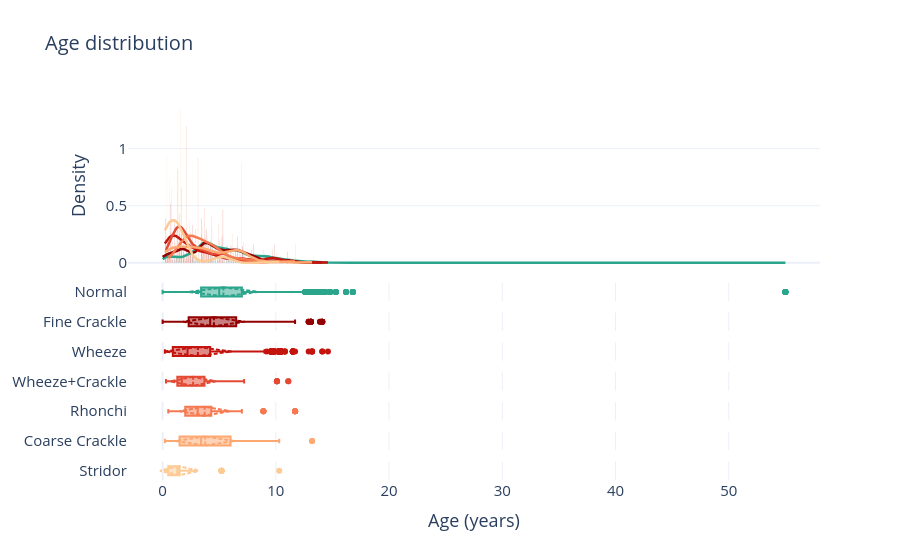

The code cell stored with this chart in its notebook:
### Markdown cell above
#### 3.3.2. Age by class

### Code cell
# --- 3. Crear figura: 2 filas, eje X compartido ---
fig = make_subplots(
    rows=8, cols=1,
    shared_xaxes=True,
    row_heights=[0.93, 0.1, 0.1, 0.1, 0.1, 0.1, 0.1, 0.1],   # histograma más grande, boxplot como "resumen" fino
    vertical_spacing=0.03,
)


# --- 1. Datos ---
labels = ["Normal", "Fine Crackle", "Wheeze", "Wheeze+Crackle", "Rhonchi", "Coarse Crackle", "Stridor"]

for i, label in enumerate(labels, start=2):

    df_i = df[df["label"] == label]
    ages = df_i["age"].dropna()

    # --- 2. Estimar KDE ---
    kde = gaussian_kde(ages)
    x_kde = np.linspace(ages.min(), ages.max(), 300)
    y_kde = kde(x_kde)

    # --- Histograma (normalizado a densidad para que la escala coincida con la KDE) ---
    fig.add_trace(
        go.Histogram(
            x=ages,
            histnorm="probability density",
            name="Duration",
            marker_color=color_map[label],
            opacity=0.4,
            showlegend=False,
        ),
        row=1, col=1
    )

    # --- KDE ---
    fig.add_trace(
        go.Scatter(
            x=x_kde,
            y=y_kde,
            mode="lines",
            name="KDE",
            line=dict(color=color_map[label], width=2.5),
            showlegend=False,
        ),
        row=1, col=1
    )

    # --- Boxplot horizontal ---
    fig.add_trace(
        go.Box(
            x=ages,
            name=label,
            marker_color=color_map[label],
            line_color=color_map[label],
            boxpoints="outliers",   # muestra outliers como puntos
            showlegend=False,
            boxmean="sd"
        ),
        row=i, col=1
    )

# --- 4. Layout ---
fig.update_layout(
    template="plotly_white",
    title_text="Age distribution",
    font=dict(size=15),
    title_font=dict(size=20),
    bargap=0.02,
)
fig.update_yaxes(title_text="Density", row=1, col=1)
fig.update_xaxes(title_text="Age (years)", row=8, col=1)

fig.show()
fig.write_image("assets/age_distribution_class.png", scale=5)

### Figure 1 — Plotly figure (JSON) as saved in the notebook; plotly's stock layout.template omitted (floating-point values rounded to 4 significant figures; data arrays with more than 128 entries replaced by an {"elided": "..."} marker saying what was removed)
{"data": [{"histnorm": "probability density", "marker": {"color": "#2CA58D"}, "name": "Duration", "opacity": 0.4, "showlegend": false, "type": "histogram", "x": {"elided": "18772 float values"}, "xaxis": "x", "yaxis": "y"}, {"line": {"color": "#2CA58D", "width": 2.5}, "mode": "lines", "name": "KDE", "showlegend": false, "type": "scatter", "x": {"elided": "300 float values"}, "xaxis": "x", "y": {"elided": "300 float values"}, "yaxis": "y"}, {"boxmean": "sd", "boxpoints": "outliers", "line": {"color": "#2CA58D"}, "marker": {"color": "#2CA58D"}, "name": "Normal", "showlegend": false, "type": "box", "x": {"elided": "18772 float values"}, "xaxis": "x2", "yaxis": "y2"}, {"histnorm": "probability density", "marker": {"color": "rgb(148, 0, 0)"}, "name": "Duration", "opacity": 0.4, "showlegend": false, "type": "histogram", "x": {"elided": "3530 float values"}, "xaxis": "x", "yaxis": "y"}, {"line": {"color": "rgb(148, 0, 0)", "width": 2.5}, "mode": "lines", "name": "KDE", "showlegend": false, "type": "scatter", "x": {"elided": "300 float values"}, "xaxis": "x", "y": {"elided": "300 float values"}, "yaxis": "y"}, {"boxmean": "sd", "boxpoints": "outliers", "line": {"color": "rgb(148, 0, 0)"}, "marker": {"color": "rgb(148, 0, 0)"}, "name": "Fine Crackle", "showlegend": false, "type": "box", "x": {"elided": "3530 float values"}, "xaxis": "x3", "yaxis": "y3"}, {"histnorm": "probability density", "marker": {"color": "rgb(195, 21, 14)"}, "name": "Duration", "opacity": 0.4, "showlegend": false, "type": "histogram", "x": {"elided": "1505 float values"}, "xaxis": "x", "yaxis": "y"}, {"line": {"color": "rgb(195, 21, 14)", "width": 2.5}, "mode": "lines", "name": "KDE", "showlegend": false, "type": "scatter", "x": {"elided": "300 float values"}, "xaxis": "x", "y": {"elided": "300 float values"}, "yaxis": "y"}, {"boxmean": "sd", "boxpoints": "outliers", "line": {"color": "rgb(195, 21, 14)"}, "marker": {"color": "rgb(195, 21, 14)"}, "name": "Wheeze", "showlegend": false, "type": "box", "x": {"elided": "1505 float values"}, "xaxis": "x4", "yaxis": "y4"}, {"histnorm": "probability density", "marker": {"color": "rgb(227, 73, 51)"}, "name": "Duration", "opacity": 0.4, "showlegend": false, "type": "histogram", "x": {"elided": "303 float values"}, "xaxis": "x", "yaxis": "y"}, {"line": {"color": "rgb(227, 73, 51)", "width": 2.5}, "mode": "lines", "name": "KDE", "showlegend": false, "type": "scatter", "x": {"elided": "300 float values"}, "xaxis": "x", "y": {"elided": "300 float values"}, "yaxis": "y"}, {"boxmean": "sd", "boxpoints": "outliers", "line": {"color": "rgb(227, 73, 51)"}, "marker": {"color": "rgb(227, 73, 51)"}, "name": "Wheeze+Crackle", "showlegend": false, "type": "box", "x": {"elided": "303 float values"}, "xaxis": "x5", "yaxis": "y5"}, {"histnorm": "probability density", "marker": {"color": "rgb(246, 122, 81)"}, "name": "Duration", "opacity": 0.4, "showlegend": false, "type": "histogram", "x": {"elided": "217 float values"}, "xaxis": "x", "yaxis": "y"}, {"line": {"color": "rgb(246, 122, 81)", "width": 2.5}, "mode": "lines", "name": "KDE", "showlegend": false, "type": "scatter", "x": {"elided": "300 float values"}, "xaxis": "x", "y": {"elided": "300 float values"}, "yaxis": "y"}, {"boxmean": "sd", "boxpoints": "outliers", "line": {"color": "rgb(246, 122, 81)"}, "marker": {"color": "rgb(246, 122, 81)"}, "name": "Rhonchi", "showlegend": false, "type": "box", "x": {"elided": "217 float values"}, "xaxis": "x6", "yaxis": "y6"}, {"histnorm": "probability density", "marker": {"color": "rgb(253, 167, 113)"}, "name": "Duration", "opacity": 0.4, "showlegend": false, "type": "histogram", "x": {"elided": "177 float values"}, "xaxis": "x", "yaxis": "y"}, {"line": {"color": "rgb(253, 167, 113)", "width": 2.5}, "mode": "lines", "name": "KDE", "showlegend": false, "type": "scatter", "x": {"elided": "300 float values"}, "xaxis": "x", "y": {"elided": "300 float values"}, "yaxis": "y"}, {"boxmean": "sd", "boxpoints": "outliers", "line": {"color": "rgb(253, 167, 113)"}, "marker": {"color": "rgb(253, 167, 113)"}, "name": "Coarse Crackle", "showlegend": false, "type": "box", "x": {"elided": "177 float values"}, "xaxis": "x7", "yaxis": "y7"}, {"histnorm": "probability density", "marker": {"color": "rgb(253, 202, 148)"}, "name": "Duration", "opacity": 0.4, "showlegend": false, "type": "histogram", "x": [5.2, 5.2, 5.2, 5.2, 5.2, 5.2, 5.2, 0.2, 0.2, 0.2, 0.2, 0.2, 0.2, 0.2, 0.2, 0.2, 0.2, 0.2, 0.2, 0.2, 0.2, 0.5, 0.5, 0.5, 0.5, 0.5, 0.5, 0.5, 0.5, 0.5, 1.5, 1.5, 1.5, 1.5, 1.5, 1.5, 1.5, 1.5, 1.5, 1.5, 0.4, 0.4, 2.9, 1.5, 1.5, 1.5, 1.5, 1.5, 1.5, 1.5, 1.5, 1.5, 1.5, 1.3, 1.3, 1.3, 1.3, 1.3, 1.3, 1.3, 1.3, 1.3, 1.3, 1.3, 1.3, 10.3, 0.7, 0.7, 0.7, 0.7, 0.7, 0.7, 0.7, 0.7], "xaxis": "x", "yaxis": "y"}, {"line": {"color": "rgb(253, 202, 148)", "width": 2.5}, "mode": "lines", "name": "KDE", "showlegend": false, "type": "scatter", "x": {"elided": "300 float values"}, "xaxis": "x", "y": {"elided": "300 float values"}, "yaxis": "y"}, {"boxmean": "sd", "boxpoints": "outliers", "line": {"color": "rgb(253, 202, 148)"}, "marker": {"color": "rgb(253, 202, 148)"}, "name": "Stridor", "showlegend": false, "type": "box", "x": [5.2, 5.2, 5.2, 5.2, 5.2, 5.2, 5.2, 0.2, 0.2, 0.2, 0.2, 0.2, 0.2, 0.2, 0.2, 0.2, 0.2, 0.2, 0.2, 0.2, 0.2, 0.5, 0.5, 0.5, 0.5, 0.5, 0.5, 0.5, 0.5, 0.5, 1.5, 1.5, 1.5, 1.5, 1.5, 1.5, 1.5, 1.5, 1.5, 1.5, 0.4, 0.4, 2.9, 1.5, 1.5, 1.5, 1.5, 1.5, 1.5, 1.5, 1.5, 1.5, 1.5, 1.3, 1.3, 1.3, 1.3, 1.3, 1.3, 1.3, 1.3, 1.3, 1.3, 1.3, 1.3, 10.3, 0.7, 0.7, 0.7, 0.7, 0.7, 0.7, 0.7, 0.7], "xaxis": "x8", "yaxis": "y8"}], "layout": {"bargap": 0.02, "font": {"size": 15}, "title": {"font": {"size": 20}, "text": "Age distribution"}, "xaxis": {"anchor": "y", "domain": [0, 1], "matches": "x8", "showticklabels": false}, "xaxis2": {"anchor": "y2", "domain": [0, 1], "matches": "x8", "showticklabels": false}, "xaxis3": {"anchor": "y3", "domain": [0, 1], "matches": "x8", "showticklabels": false}, "xaxis4": {"anchor": "y4", "domain": [0, 1], "matches": "x8", "showticklabels": false}, "xaxis5": {"anchor": "y5", "domain": [0, 1], "matches": "x8", "showticklabels": false}, "xaxis6": {"anchor": "y6", "domain": [0, 1], "matches": "x8", "showticklabels": false}, "xaxis7": {"anchor": "y7", "domain": [0, 1], "matches": "x8", "showticklabels": false}, "xaxis8": {"anchor": "y8", "domain": [0, 1], "title": {"text": "Age (years)"}}, "yaxis": {"anchor": "x", "domain": [0.5493, 1], "title": {"text": "Density"}}, "yaxis2": {"anchor": "x2", "domain": [0.4708, 0.5193]}, "yaxis3": {"anchor": "x3", "domain": [0.3923, 0.4408]}, "yaxis4": {"anchor": "x4", "domain": [0.3139, 0.3623]}, "yaxis5": {"anchor": "x5", "domain": [0.2354, 0.2839]}, "yaxis6": {"anchor": "x6", "domain": [0.1569, 0.2054]}, "yaxis7": {"anchor": "x7", "domain": [0.07847, 0.1269]}, "yaxis8": {"anchor": "x8", "domain": [0, 0.04847]}}}
